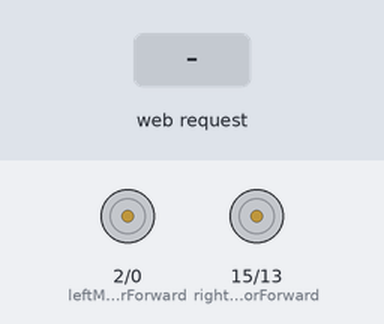
The sketch below on a simulated ESP8266 (NodeMCU). On the bench: motor-driver pin pairs drawn as motors (green arrow = first pin HIGH = forward, orange = second pin HIGH = backward, longer = more drive). Inputs (shaded band) come from the test bench. WiFi joins after 1.5 s; servers stay silent unless stated; what the sketch prints to the serial monitor is not drawn.

Above: at 2.7 s.
2.8 s: HTTP request GET /forward received
At 4.0 s:
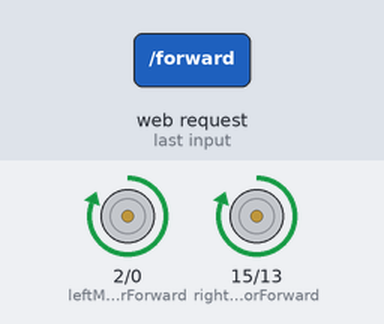
4.3 s: HTTP request GET /backward received
At 5.3 s:
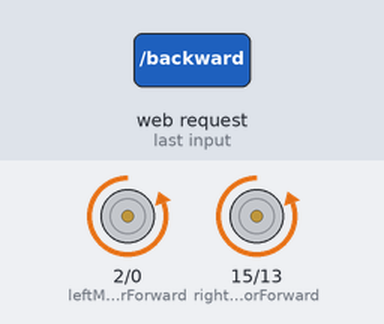
5.8 s: HTTP request GET /left received
At 6.4 s:
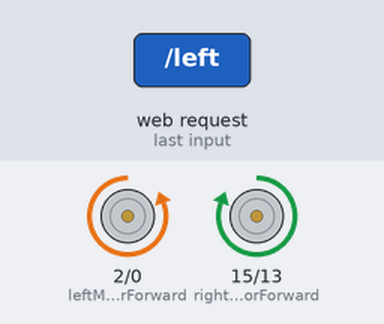
7.3 s: HTTP request GET /right received
At 7.6 s:
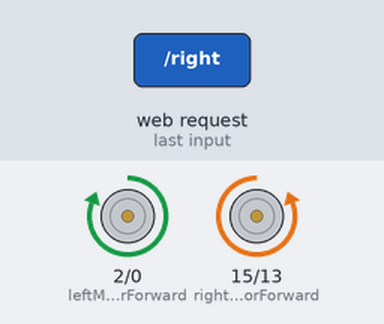
8.8 s: HTTP request GET /stop received
At 9.9 s:
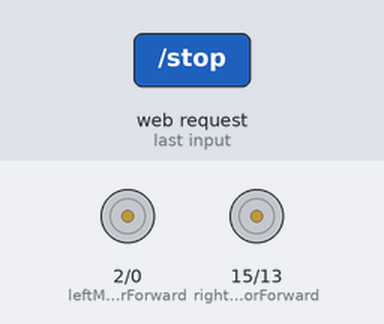
Timing chart, 0 to 11.3 s (numbered marks = the images above; inputs shaded):
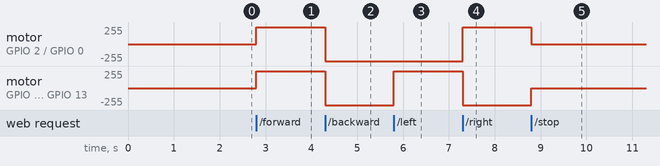

The sketch:

Wifi_Tank.ino
```cpp
#include <ESP8266WiFi.h>

/* define port */
WiFiClient client;
WiFiServer server(80);

/* WIFI settings */
const char* ssid = "Discovery";
const char* password = "02367675Ad3m.k";

/* data received from application */
String data ="";

/* define L298N or L293D motor control pins */
int leftMotorForward = 2; /* GPIO2(D4) -> IN3 */
int rightMotorForward = 15; /* GPIO15(D8) -> IN1 */
int leftMotorBackward = 0; /* GPIO0(D3) -> IN4 */
int rightMotorBackward = 13; /* GPIO13(D7) -> IN2 */

void setup() {
Serial.begin(115200);
delay(10);

/* initialize motor control pins as output */
pinMode(leftMotorForward, OUTPUT);
pinMode(rightMotorForward, OUTPUT);
pinMode(leftMotorBackward, OUTPUT);
pinMode(rightMotorBackward, OUTPUT);

/* Connect to WiFi network */
Serial.println();
Serial.println();
Serial.print("Connecting to ");
Serial.println(ssid);

WiFi.begin(ssid, password);

while (WiFi.status() != WL_CONNECTED) {
delay(500);
Serial.print(".");
}
Serial.println("");
Serial.println("WiFi connected");

/* start server communication */
server.begin();
Serial.println("Server started");

/* print the IP address */
Serial.print("Use this URL to connect: ");
Serial.print("http://");
Serial.print(WiFi.localIP());
Serial.println("/");

}

void loop() {

/* If the server available, run the "checkClient" function */
client = server.available();
if (!client) return;
data = checkClient ();

/************************ Run function according to incoming data from application *************************/

/* If the incoming data is "forward", run the "MotorForward" function */
if (data == "forward") MotorForward();
/* If the incoming data is "backward", run the "MotorBackward" function */
else if (data == "backward") MotorBackward();
/* If the incoming data is "left", run the "TurnLeft" function */
else if (data == "left") TurnLeft();
/* If the incoming data is "right", run the "TurnRight" function */
else if (data == "right") TurnRight();
/* If the incoming data is "stop", run the "MotorStop" function */
else if (data == "stop") MotorStop();

/* Web Browser */
client.println("<!DOCTYPE html>");
client.println("<html lang='en'>");
client.println("<head>");
client.println("<!-- Required meta tags -->");
client.println("<meta charset='utf-8'>");
client.println("<meta name='viewport' content='width=device-width, initial-scale=1, shrink-to-fit=no'>");
client.println("<!-- Bootstrap CSS -->");
client.println("<link rel='stylesheet' href='https://maxcdn.bootstrapcdn.com/bootstrap/4.0.0-alpha.6/css/bootstrap.min.css' integrity='sha384-rwoIResjU2yc3z8GV/NPeZWAv56rSmLldC3R/AZzGRnGxQQKnKkoFVhFQhNUwEyJ' crossorigin='anonymous'>");
client.println("</head>");
client.println("<body>");
client.println("<div class='container mt-2'>");
client.println("<div class='row'>");
client.println("<div class='col-sm-12'>");
client.println("<div class='card'>");
client.println("<div class='card-header'>");
client.println("<h4>NodeMCU Wifi Tank Controller</h4>");
client.println("</div>");
client.println("<div class='card-body'>");
client.println("<div class='table-responsive'>");
client.println("<thead>");
client.println("</thead>");
client.println("<tbody>");
client.println("<table width='40%' height='40%' border='0' cellspacing='0' cellpadding='0'align='center'>");
client.println("<tr>");
client.println("<td></td>");
client.println("<td class='align-center'><a href=\"/forward\"\"><div class='d-flex align-items-center justify-content-center  bg-light rounded' style='font-size: 7em'><svg class='bi bi-caret-up-fill' width='1em' height='1em' viewBox='0 0 16 16' fill='currentColor' xmlns='http://www.w3.org/2000/svg'><path d='M7.247 4.86l-4.796 5.481c-.566.647-.106 1.659.753 1.659h9.592a1 1 0 00.753-1.659l-4.796-5.48a1 1 0 00-1.506 0z'></path></svg></div></a></td>");
client.println("<td></td>");
client.println("</tr>");
client.println("<tr>");
client.println("<td class='align-center'><a href=\"/left\"\"><div class='d-flex align-items-center justify-content-center  bg-light rounded' style='font-size: 7em'><svg class='bi bi-caret-left-fill' width='1em' height='1em' viewBox='0 0 16 16' fill='currentColor' xmlns='http://www.w3.org/2000/svg'><path d='M3.86 8.753l5.482 4.796c.646.566 1.658.106 1.658-.753V3.204a1 1 0 00-1.659-.753l-5.48 4.796a1 1 0 000 1.506z'></path></svg></div></a></td>");
client.println("<td class='align-center'><a href=\"/stop\"\"><div class='d-flex align-items-center justify-content-center  bg-light rounded' style='font-size: 4em'><svg class='bi bi-x-octagon-fill' width='1em' height='1em' viewBox='0 0 16 16' fill='currentColor' xmlns='http://www.w3.org/2000/svg'><path fill-rule='evenodd' d='M11.46.146A.5.5 0 0011.107 0H4.893a.5.5 0 00-.353.146L.146 4.54A.5.5 0 000 4.893v6.214a.5.5 0 00.146.353l4.394 4.394a.5.5 0 00.353.146h6.214a.5.5 0 00.353-.146l4.394-4.394a.5.5 0 00.146-.353V4.893a.5.5 0 00-.146-.353L11.46.146zm.394 4.708a.5.5 0 00-.708-.708L8 7.293 4.854 4.146a.5.5 0 10-.708.708L7.293 8l-3.147 3.146a.5.5 0 00.708.708L8 8.707l3.146 3.147a.5.5 0 00.708-.708L8.707 8l3.147-3.146z' clip-rule='evenodd'></path></svg></div></a></td>");
client.println("<td class='align-center'><a href=\"/right\"\"><div class='d-flex align-items-center justify-content-center bg-light rounded' style='font-size: 7em'><svg class='bi bi-caret-right-fill' width='1em' height='1em' viewBox='0 0 16 16' fill='currentColor' xmlns='http://www.w3.org/2000/svg'><path d='M12.14 8.753l-5.482 4.796c-.646.566-1.658.106-1.658-.753V3.204a1 1 0 011.659-.753l5.48 4.796a1 1 0 010 1.506z'></path></svg></div></a></td>");
client.println("</tr>");
client.println("<tr>");
client.println("<td> </td>");
client.println("<td class='align-center'><a href=\"/backward\"\"><div class='d-flex align-items-center justify-content-center bg-light rounded' style='font-size: 7em'><svg class='bi bi-caret-down-fill' width='1em' height='1em' viewBox='0 0 16 16' fill='currentColor' xmlns='http://www.w3.org/2000/svg'><path d='M7.247 11.14L2.451 5.658C1.885 5.013 2.345 4 3.204 4h9.592a1 1 0 01.753 1.659l-4.796 5.48a1 1 0 01-1.506 0z'></path></svg></div></a></td>");
client.println("<td></td>");
client.println("</tr>");
client.println("</table>");
client.println("</tbody>");
client.println("</div>");
client.println("</div>");
client.println("<div class='card-footer'>");
client.println("<div class='form-group float-left'>Adem KIRMIZIYÜZ 2020</div>");
client.println("</div>");
client.println("</div>");
client.println("</div>");
client.println("</div>");
client.println("</body>");
client.println("</html>");
}


/********************************************* FORWARD *****************************************************/
void MotorForward(void)
{
digitalWrite(leftMotorForward,HIGH);
digitalWrite(rightMotorForward,HIGH);
digitalWrite(leftMotorBackward,LOW);
digitalWrite(rightMotorBackward,LOW);
}

/********************************************* BACKWARD *****************************************************/
void MotorBackward(void)
{
digitalWrite(leftMotorBackward,HIGH);
digitalWrite(rightMotorBackward,HIGH);
digitalWrite(leftMotorForward,LOW);
digitalWrite(rightMotorForward,LOW);
}

/********************************************* TURN LEFT *****************************************************/
void TurnLeft(void)
{
digitalWrite(leftMotorForward,LOW);
digitalWrite(rightMotorForward,HIGH);
digitalWrite(rightMotorBackward,LOW);
digitalWrite(leftMotorBackward,HIGH);
}

/********************************************* TURN RIGHT *****************************************************/
void TurnRight(void)
{
digitalWrite(leftMotorForward,HIGH);
digitalWrite(rightMotorForward,LOW);
digitalWrite(rightMotorBackward,HIGH);
digitalWrite(leftMotorBackward,LOW);
}

/********************************************* STOP *****************************************************/
void MotorStop(void)
{
digitalWrite(leftMotorForward,LOW);
digitalWrite(leftMotorBackward,LOW);
digitalWrite(rightMotorForward,LOW);
digitalWrite(rightMotorBackward,LOW);
}

/********************************** RECEIVE DATA FROM the WEB ******************************************/
String checkClient (void)
{
while(!client.available()) delay(1);
String request = client.readStringUntil('\r');
request.remove(0, 5);
request.remove(request.length()-9,9);
return request;
}
```

Measured:
- after the input at 2.8 s, motor on GPIO 2 (leftMotorForward) / GPIO 0 (leftMotorBackward), motor on GPIO 15 (rightMotorForward) / GPIO 13 (rightMotorBackward): stopped → forward 255/255 at once
- after the input at 4.3 s, motor on GPIO 2 (leftMotorForward) / GPIO 0 (leftMotorBackward), motor on GPIO 15 (rightMotorForward) / GPIO 13 (rightMotorBackward): forward 255/255 → backward 255/255 at once
- after the input at 5.8 s, motor on GPIO 15 (rightMotorForward) / GPIO 13 (rightMotorBackward): backward 255/255 → forward 255/255 at once
- after the input at 7.3 s, motor on GPIO 2 (leftMotorForward) / GPIO 0 (leftMotorBackward): backward 255/255 → forward 255/255 at once; motor on GPIO 15 (rightMotorForward) / GPIO 13 (rightMotorBackward): forward 255/255 → backward 255/255 at once
- after the input at 8.8 s, motor on GPIO 2 (leftMotorForward) / GPIO 0 (leftMotorBackward): forward 255/255 → stopped at once; motor on GPIO 15 (rightMotorForward) / GPIO 13 (rightMotorBackward): backward 255/255 → stopped at once
